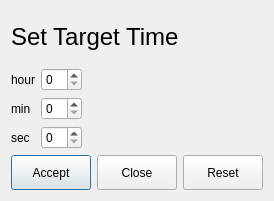
<?xml version="1.0" encoding="UTF-8"?>
<ui version="4.0">
 <class>TargetTimeDialog</class>
 <widget class="QDialog" name="TargetTimeDialog">
  <property name="geometry">
   <rect>
    <x>0</x>
    <y>0</y>
    <width>229</width>
    <height>201</height>
   </rect>
  </property>
  <property name="windowTitle">
   <string>Dialog</string>
  </property>
  <layout class="QVBoxLayout" name="verticalLayout">
   <item>
    <widget class="QLabel" name="label_4">
     <property name="font">
      <font>
       <pointsize>18</pointsize>
      </font>
     </property>
     <property name="text">
      <string>Set Target Time</string>
     </property>
    </widget>
   </item>
   <item>
    <layout class="QFormLayout" name="formLayout">
     <item row="0" column="1">
      <widget class="QSpinBox" name="HourBox">
       <property name="sizePolicy">
        <sizepolicy hsizetype="Fixed" vsizetype="Fixed">
         <horstretch>0</horstretch>
         <verstretch>0</verstretch>
        </sizepolicy>
       </property>
      </widget>
     </item>
     <item row="0" column="0">
      <widget class="QLabel" name="label">
       <property name="text">
        <string>hour</string>
       </property>
      </widget>
     </item>
     <item row="1" column="1">
      <widget class="QSpinBox" name="MinBox">
       <property name="sizePolicy">
        <sizepolicy hsizetype="Fixed" vsizetype="Fixed">
         <horstretch>0</horstretch>
         <verstretch>0</verstretch>
        </sizepolicy>
       </property>
      </widget>
     </item>
     <item row="2" column="1">
      <widget class="QSpinBox" name="SecBox">
       <property name="sizePolicy">
        <sizepolicy hsizetype="Fixed" vsizetype="Fixed">
         <horstretch>0</horstretch>
         <verstretch>0</verstretch>
        </sizepolicy>
       </property>
      </widget>
     </item>
     <item row="1" column="0">
      <widget class="QLabel" name="label_2">
       <property name="text">
        <string>min</string>
       </property>
      </widget>
     </item>
     <item row="2" column="0">
      <widget class="QLabel" name="label_3">
       <property name="text">
        <string>sec</string>
       </property>
      </widget>
     </item>
    </layout>
   </item>
   <item>
    <layout class="QHBoxLayout" name="horizontalLayout">
     <item>
      <widget class="QPushButton" name="AcceptButton">
       <property name="minimumSize">
        <size>
         <width>0</width>
         <height>35</height>
        </size>
       </property>
       <property name="text">
        <string>Accept</string>
       </property>
      </widget>
     </item>
     <item>
      <widget class="QPushButton" name="CloseButton">
       <property name="minimumSize">
        <size>
         <width>0</width>
         <height>35</height>
        </size>
       </property>
       <property name="text">
        <string>Close</string>
       </property>
      </widget>
     </item>
     <item>
      <widget class="QPushButton" name="ResetButton">
       <property name="minimumSize">
        <size>
         <width>0</width>
         <height>35</height>
        </size>
       </property>
       <property name="text">
        <string>Reset</string>
       </property>
      </widget>
     </item>
    </layout>
   </item>
  </layout>
 </widget>
 <resources/>
 <connections/>
</ui>
